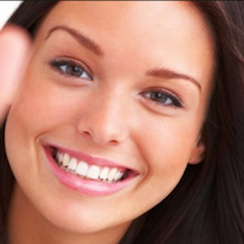
#> input picture Tarea5/Fig/face.png, 244 x 244 px
$ jupyter execute --allow-errors Tarea5.ipynb   (shell and % lines are left out)   (Python 2 division)   (older library calls are emulated)
#> lines starting #> are read from the running program, lines starting #| are printed output that depends on the picture
<h1>TAREA 5</h1>
<h2>Sergio Alejandro Diaz Pinilla</h2>
<h2>Julian Camilo Mendez Corredor</h2>
<br>
<br>
<h2>Punto 1</h2>

<p>Implemente, como una función de OpenCV, los filtros Chebyshev Tipo I: pasa-bajo, pasa-alto y pasa-banda.</p>
<p>Con imágenes sintéticas y reales, evaluar las técnicas de realce de imágenes, tanto en el dominio espacial como en el dominio frecuencial.</p>
<h1 style="font-size:100%; background-color:rgba(70, 0, 700, 0.2); color:black; text-align:center; line-height : 30px;">
Visión de Máquina &#8212; F. Prieto </h1>

[cell 1]
import cv2
import time
from IPython.display import Image
import numpy as np
from matplotlib import pyplot as plt
from __future__ import division
from scipy.fftpack import dst,idst
#from scipy.fftpack import fft, fftfreq
import pywt


#Fourier para operaciones en el dominio de la frecuencia
def fft(img):
    f = np.fft.fft2(img)
    fshift = np.fft.fftshift(f)
    return fshift

def ifft(img):
    fshift = np.fft.ifftshift(img)
    f = np.fft.ifft2(fshift)
    return f.real

img = cv2.imread('Fig/face.png',0)
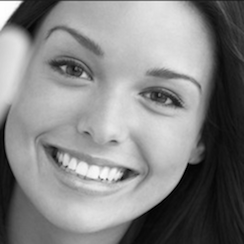
#> img: shape (244, 244); min 0, max 255, mean 132.5

#Imagen sintetica

check = np.zeros((250, 250))
check[50:200, 50:200] = 100
check[75:175, 75:175] = 200
check[100:150, 100:150] = 255

print "Listo"

[cell 2]
from scipy import signal

def chevy(N,x):
    if N == 0:
        return 1
    if N == 1:
        return x
    else:
        return 2* x * chevy(N-1,x) - chevy(N-2,x)


def chevy_filterlp(shape,f,pxd=1,order=10,e=0.01):

    pxd = float(pxd)
    h,w = shape
    x= np.linspace(-0.5,0.5,w)*w/pxd
    y= np.linspace(-0.5,0.5,h)*h/pxd
    radio=np.sqrt((x**2)[np.newaxis] + (y**2)[:, np.newaxis])

    rel = radio/f
    val = 1 / (1 + (e)**2*(chevy(order,rel)**2))

    val[val<0] = 0
    #val[val>1] = 1
    return abs(np.sqrt(val))


def chevy_filterhp(shape,f,pxd=1,order=10,e=0.01):
    return 1 - chevy_filterlp(shape,f,pxd,order,e=0.01)

def chevy_filterbp(shape,f0,f1,pxd=1,order=10,e=0.01):
    return chevy_filterlp(shape,f1,pxd=1,order=10,e=0.01) -chevy_filterlp(shape,f0,pxd=1,order=10,e=0.01)


gaussian_noise = np.zeros(img.shape)
cv2.randn(gaussian_noise,128,30);
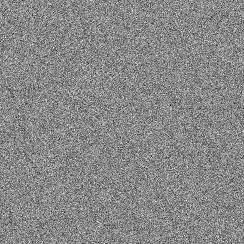
#> gaussian_noise: shape (244, 244) float64; min -16.84, max 253.8, mean 128.1; drawn with min black and max white

#Paso a frecuancia imagenes
tt_noise = fft(img+gaussian_noise)
#> in fft, `f = np.fft.fft2(img)`:
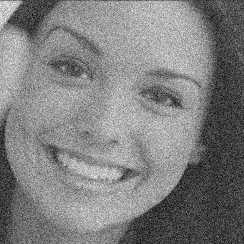
#> img: shape (244, 244) float64; min 44.76, max 475.1, mean 260.5; drawn with min black and max white
tt_img = fft(img)

#Filtros
filter_ch_lp = chevy_filterlp(img.shape,25)
filter_ch_hp = chevy_filterhp(img.shape,25)
filter_ch_bp = chevy_filterbp(img.shape,25,40)

#Filtrado imagenes
filtered_lp = ifft(tt_noise*filter_ch_lp)
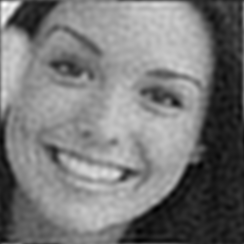
#> filtered_lp: shape (244, 244) float64; min 110.2, max 429.8, mean 260.5; drawn with min black and max white
filtered_hp = ifft(tt_img*filter_ch_hp)
filtered_bp = ifft(tt_img*filter_ch_bp)
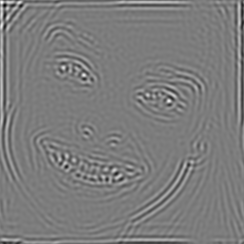
#> filtered_bp: shape (244, 244) float64; min -50.85, max 53.15, mean 0; drawn with min black and max white


#Plots
plt.figure(1,figsize=(15,5))
#> (this line was passed over: IPython is not available in this run)
plt.suptitle('Filtro Chebyshev Tipo I')
#> (this line was passed over: IPython is not available in this run)
#> (the rest of this cell did not finish here and is left out)

[cell 3]
from scipy.ndimage.filters import laplace
def enhanced_space(img):
    return cv2.Laplacian(img,cv2.CV_64F)
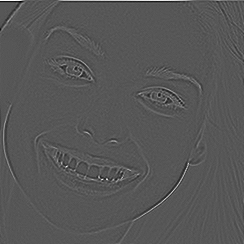
#> returned value: shape (244, 244) float64; min -110, max 212, mean 0.2; drawn with min black and max white

def enhanced_frecuency(img):
    img_f = fft(img)

    w,h = img_f.shape
#> w = 244; h = 244

    enhanced = np.zeros((w,h))

    cx = int(w/2)
#> cx = 122
    cy = int(h/2)
#> cy = 122
    for u in range(w-1):
        for v in range(h-1):
            enhanced[u][v] = 1 + ((u-cx)**2 + (v-cy)**2)
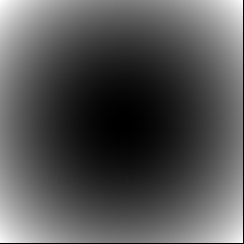
#> enhanced: shape (244, 244) float64; min 0, max 29769, mean 9763.8; drawn with min black and max white
    return img_f - enhanced*img_f

rel = enhanced_space(img)
rel_2 = ifft(enhanced_frecuency(img))
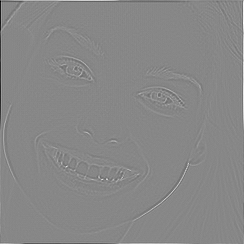
#> rel_2: shape (244, 244) float64; min -607701.6, max 536190.3, mean 0; drawn with min black and max white

total = img-rel
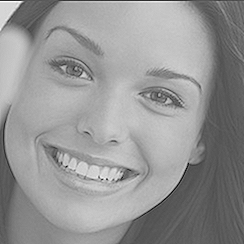
#> total: shape (244, 244) float64; min -150, max 332, mean 132.2; drawn with min black and max white

total2 = rel_2

plt.figure(1,figsize=(15,5))
#> (this line was passed over: IPython is not available in this run)
plt.suptitle('Realce imagen - Laplaciano')
#> (this line was passed over: IPython is not available in this run)
#> (the rest of this cell did not finish here and is left out)

[cell 4]
rel_s = enhanced_space(check)
rel_2s = ifft(enhanced_frecuency(check))

total_s = check-rel_s

total2_s = check-rel_2s

plt.figure(1,figsize=(15,5))
#> (this line was passed over: IPython is not available in this run)
plt.suptitle('Realce imagen - Laplaciano')
#> (this line was passed over: IPython is not available in this run)
#> (the rest of this cell did not finish here and is left out)

[cell 5]
#Filtrado High-boost

def gauss2d_lp(shape,filt,pxd=1):
    pxd = float(pxd)
    h,w = shape
    x= np.linspace(-0.5,0.5,w)*w/pxd
    y= np.linspace(-0.5,0.5,h)*h/pxd
    radio=np.sqrt((x**2)[np.newaxis] + (y**2)[:, np.newaxis])

    pot=-0.5*(radio**2)/(filt**2)
    f=np.exp(pot)
    return f

def Hhb(img,A,f):
#> called with A = 1, f = 10
    img_f = fft(img)
    img_filtered = (1 - gauss2d_lp(img_f.shape,f))*img_f
    return ifft((A-1) + img_filtered)
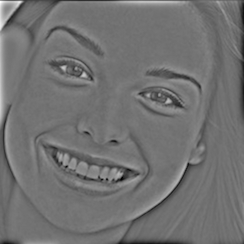
#> returned value: shape (244, 244) float64; min -106.7, max 132.9, mean 0.3; drawn with min black and max white

rel_hb = Hhb(img,1,10)
rel_hb_S = Hhb(check,1,10)


plt.figure(1,figsize=(15,5))
#> (this line was passed over: IPython is not available in this run)
plt.suptitle('Filtrado High-boost')
plt.subplot(131), plt.imshow(img, cmap=plt.cm.gray), plt.title('Imagen Original')
plt.subplot(132), plt.imshow(rel_hb, cmap=plt.cm.gray), plt.title('Dominio espacial')
plt.subplot(133), plt.imshow(img+rel_hb, cmap=plt.cm.gray), plt.title('Imagen con realce')

plt.figure(2,figsize=(15,5))
plt.suptitle('Filtrado High-boost')
plt.subplot(131), plt.imshow(check, cmap=plt.cm.gray), plt.title('Imagen Original')
plt.subplot(132), plt.imshow(rel_hb_S, cmap=plt.cm.gray), plt.title('Dominio espacial')
plt.subplot(133), plt.imshow(check+rel_hb_S, cmap=plt.cm.gray), plt.title('Imagen con realce')
